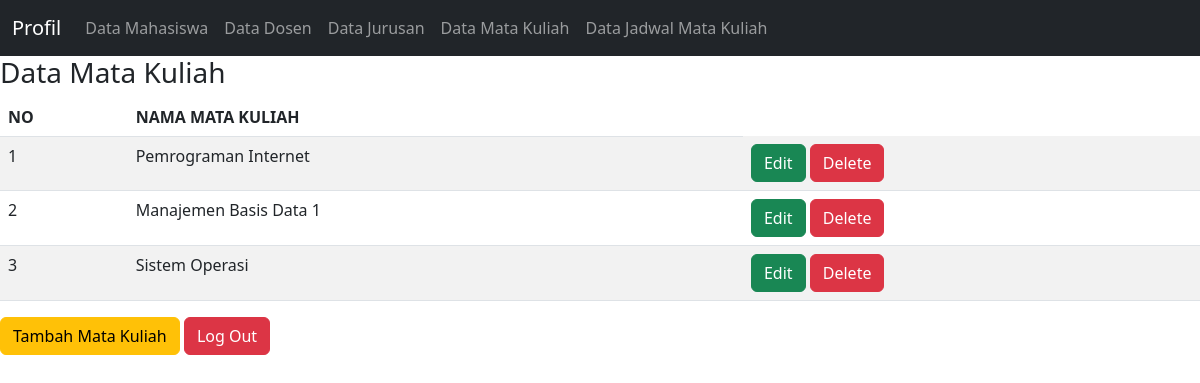
The app's page /datamatkul.php (signed in) with its own data.
### tables this page shows
CREATE TABLE `tb_matkul` (
  `id_matkul` int(11) NOT NULL,
  `nama_matkul` varchar(40) NOT NULL
);

### datamatkul.php (the view, shortened to what this page needs)
<?php
include "css.php";
include "navbar.php";
?>
<!DOCTYPE html>
<html>
<head>
</head>
<body>
	<h3>Data Mata Kuliah</h3>
	<table class="table table-hover table-striped">
		<thead>
		<tr>
			<th>NO</th>
			<th>NAMA MATA KULIAH</th>
		</tr>
		</thead>
		<tbody>
			<?php
				include "koneksi.php";
				$qry_matkul=mysqli_query($koneksi, "select * from tb_matkul");
				$no=0;
				while($data_matkul=mysqli_fetch_array($qry_matkul)){
				$no++; ?>
				<tr>
					<td><?=$no?></td>
					<td><?=$data_matkul['nama_matkul']?></td>
					<td><a href="edit_matkul.php?id_matkul=<?=$data_matkul['id_matkul']?>" class="btn btn-success">Edit</a>
					<a href="hapus_matkul.php?id_matkul=<?=$data_matkul['id_matkul']?>" onClick="return confirm('Apakah anda yakin menghapus data ini?')" class="btn btn-danger">Delete</a></td>
				</tr>
				<?php
				}
				?>
		</tbody>
	</table>
     <a href="tambah_matkul.php" class="btn btn-warning">Tambah Mata Kuliah</a>
     <a href="logout.php" class="btn btn-danger">Log Out</a>
</body>
</html>

### records on screen
tb_matkul: nama_matkul "Pemrograman Internet"
tb_matkul: nama_matkul "Manajemen Basis Data 1"
tb_matkul: nama_matkul "Sistem Operasi"
